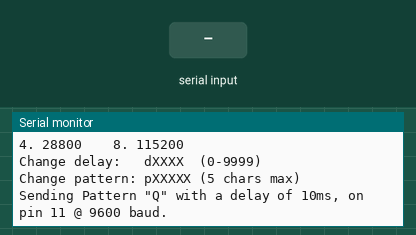
A sketch run on a simulated Arduino Uno, built with avr-gcc and run on an emulated ATmega328P. On the bench: the last lines printed to the serial monitor. Inputs (shaded band) come from the test bench.

Above: at 1.2 s.
1.3 s: "p90\n" received over Serial
At 1.6 s:
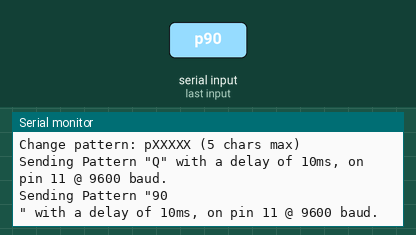
2.8 s: "p,45\n" received over Serial
At 4.0 s:
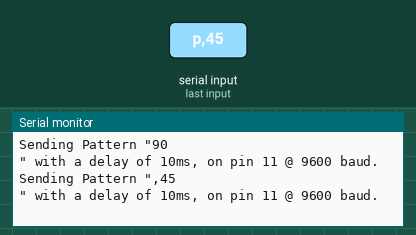
4.3 s: "p" received over Serial
At 5.5 s:
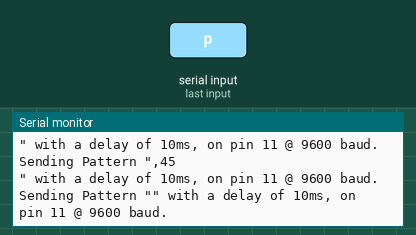

The sketch:

serial_pattern.ino
```cpp
#include <SoftwareSerial.h>

int tx = 11;
int rx = 10;

char *pattern = "Q"; /* 0101 0001*/
long delayTime = 10;
long baudRate = 9600;

SoftwareSerial testSerial(rx, tx);

void setup()
{
  Serial.begin(115200);
  testSerial.begin(baudRate);

  Serial.println("Available baud rates:");
  Serial.println("1. 9600     5. 31250");
  Serial.println("2. 14400    6. 38400");
  Serial.println("3. 19200    7. 57600");
  Serial.println("4. 28800    8. 115200");
  Serial.println("");
  Serial.println("Change delay:   dXXXX  (0-9999)");
  Serial.println("Change pattern: pXXXXX (5 chars max)");
  Serial.println("");

  printStats();
}

void printStats()
{
  Serial.print("Sending Pattern \"");
  Serial.print(pattern);
  Serial.print("\" with a delay of ");
  Serial.print(delayTime);
  Serial.print("ms, on pin ");
  Serial.print(tx);
  Serial.print(" @ ");
  Serial.print(baudRate);
  Serial.println(" baud.");
}

void loop()
{
  if(Serial.available()){
    long newBaudRate = -1;
    int foo = Serial.read();
    switch(foo) {
      /* Change Baud Rate */
      case '1': newBaudRate = 9600; break;
      case '2': newBaudRate = 14400; break;
      case '3': newBaudRate = 19200; break;
      case '4': newBaudRate = 28800; break;
      case '5': newBaudRate = 31250; break;
      case '6': newBaudRate = 38400; break;
      case '7': newBaudRate = 57600; break;
      case '8': newBaudRate = 115200; break;

      /* Set a new delay values from 0-9999 */
      case 'd': {
        char newDelay[5];
        int counter = 0;
        while(Serial.available() && counter < 4){
          newDelay[counter] = Serial.read();
          counter++;
        }
        newDelay[counter] = '\0';
        delayTime = atol(newDelay);
        printStats();
      } break;

      /* Set a new pattern for sending */
      case 'p': {
        int counter = 0;
        while(Serial.available() && counter < 5){
          pattern[counter] = Serial.read();
          counter++;
        }
        pattern[counter] = '\0';
        printStats();
      } break;
    }

    if(newBaudRate > 0) {
      testSerial.begin(newBaudRate);
      baudRate = newBaudRate;
      printStats();
    }
  }

  testSerial.print(pattern);
  delay(delayTime);
}
```

Measured:
- after the input at 1.3 s, the serial monitor: prints a new line at once (image 1)
- after the input at 2.8 s, the serial monitor: prints a new line at once (image 2)
- after the input at 4.3 s, the serial monitor: prints a new line at once (image 3)
